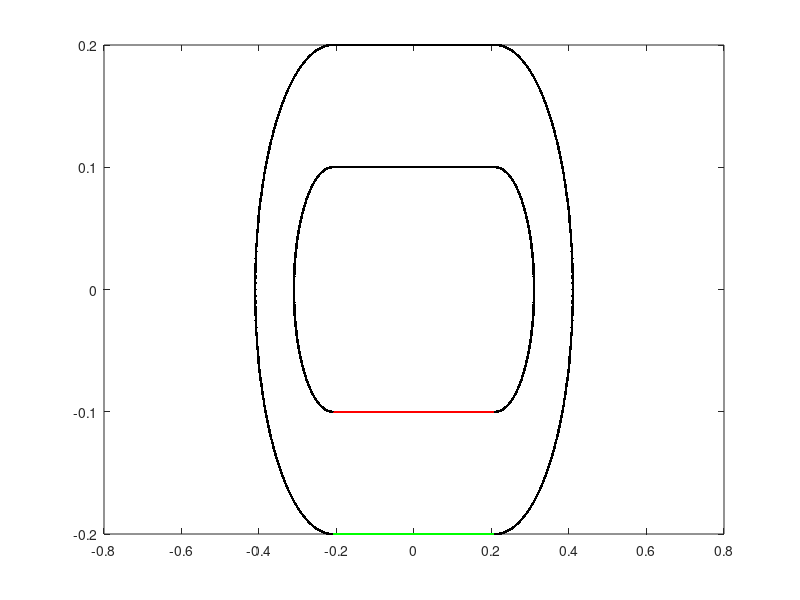

Recreate this plot in MATLAB.
%Racetrack with prescribed peristalsis and pericardium

L = 1;                              % length of computational domain (m)
N = 512;                            % number of Cartesian grid meshwidths at the finest level of the AMR grid
dx = L/N;                           % Cartesian mesh width (m)
ds = L/(2*N);                       % space between boundary points in straight tube

%%%%%%%%%%%%%%%%%%%%%%%%%%%%%%%%%%%%%%%%%%%%%%%%%%%
%%%%%%%%%%%%%%%%%%%%%%%%%%%%%%%%%%%%%%%%%%%%%%%%%%%
%Parameters for the racetrack

Let = 0.4;                          % Length of elastic tube (m)
Nend = 10;                           % Number of rigid points on each end of elastic section
Lt = Let+2*Nend*ds;                 % Length of straight section with three rigid points on each end

diameter = 0.1;                     % diameter of the tube
R2 = 0.1;                           % radius of inner wall
R1 = R2+diameter;                   % radius of outer wall
percont = 0.8;                      %percent contraction for applied force peristalsis

Nstraight = 2*ceil(Lt/ds);          % number of points along each straight section
Ncurve = 2*ceil(pi*R1/ds);          % number of points along each curved section
Nrace = Nstraight+2*Ncurve;         % number of points making up the racetrack part
dtheta = pi/(Ncurve/2);             % angle increment for drawing curved edges

mesh_name = 'heart_';               % structure name

centery = 0;                        % y-position of center of curved sections
centerx1 = -0.5*Lt;                 % x-position of center of left curved section
centerx2 = 0.5*Lt;                  % x-position of center of right curved section

%%%%%%%%%%%%%%%%%%%%%%%%%%%%%%%%%%%%%%%%%%%%%%%%%%%%%%%%%%
%%%%%%%%%%%%%%%%%%%%%%%%%%%%%%%%%%%%%%%%%%%%%%%%%%%%%%%%%
% Parameters for the pericardium
%Dp = 2*diameter;                    %diameter of the pericardium
%Nperi = 2*ceil((Dp-diameter)/ds);  % number of boundary points along the sides of the pericardium
%Nperitot = Nperi + Nstraight;       % total number of pericardium points

%%%%%%%%%%%%%%%%%%%%%%%%%%%%%%%%%%%%%%%%%%%%%%%%%%%%%%%%%%
%%%%%%%%%%%%%%%%%%%%%%%%%%%%%%%%%%%%%%%%%%%%%%%%%%%%%%%%%
% Parameters for the actuator
%La = 0.04;                          % length of the actuator section
%NLa = ceil(La/ds);                  % number of points along each actuator
%Ca = 0.25*Lt;                       % center of the actuator section
%NCa = ceil(ceil(Nstraight/2)*Ca/Lt); % index of the center point
%Na1 = NCa - ceil(NLa/2);            % index of the starting point with respect to the elastic section
%Na2 = Na1+NLa-1;                    % index of the ending point with respect to the elastic section

%%%%%%%%%%%%%%%%%%%%%%%%%%%%%%%%%%%%%%%%%%%%%%%%%%%%%%%%%%
%%%%%%%%%%%%%%%%%%%%%%%%%%%%%%%%%%%%%%%%%%%%%%%%%%%%%%%%%
% Parameters for the prescribed peristalsis
Lap = 0.3;                          % length of the actuator section
NLap = ceil(Lap/ds);                  % number of points along each actuator
Cap = 0.5*Lt;                       % center of the actuator section
NCap = ceil(ceil(Nstraight/2)*Cap/Lt); % index of the center point
Na1p = NCap - ceil(NLap/2);            % index of the starting point with respect to the elastic section
Na2p = Na1p+NLap-1;                    % index of the ending point with respect to the elastic section


%%%%%%%%%%%%%%%%%%%%%%%%%%%%%%%%%%%%%%%%%%%
%%%%%%%%%%%%%%%%%%%%%%%%%%%%%%%%%%%%%%%%%%%

% Parameters for applied force peristalsis
%Lnperi = 0.05;                          % length of the end of the flexible tube without peristalsis
%Lperi = Lt-2*Lnperi;                      % length of the peristalsis section of tube
%Nperist = ceil(Lperi/ds);                 % number of peristaltic points on top or bottom of tube
%NCent = ceil(Nstraight/4);                 %index of center of elastic tube
%Nperi1 = NCent-ceil(0.5*Nperist);           % index of the starting point with respect to the elastic section
%Nperi2 = Nperi1+Nperist-1;                  %index of the ending point with respect to the elastic section

%%%%%%%%%%%%%%%%%%%%%%%%%%%%%%%%%%%%%%%%%%%
%%%%%%%%%%%%%%%%%%%%%%%%%%%%%%%%%%%%%%%%%%%
% parameters for markers
Nmarkersx = 11;                     %number of columns of markers
Nmarkersy = 11;                     %number of markers in each column
Nmarkers=Nmarkersx*Nmarkersy;       %total number of markers
dmx = Let/(Nmarkersx-1);            %space between markers in x-direction
dmy = diameter/(Nmarkersy-1);       %space between markers in y-direction

%%%%%%%%%%%%%%%%%%%%%%%%%%%%%%%%%%%%%%%%%%%
%%%%%%%%%%%%%%%%%%%%%%%%%%%%%%%%%%%%%%%%%%%
% material parameters
kappa_spring = 30.0;               % spring constant (Newton)
kappa_beam = 0.3;                 % beam stiffness constant (Newton m^2) %2.5e-2 works for Wo>=5
kappa_target = kappa_spring;        % target point penalty spring constant (Newton)
Fmag = 4.0e0;                % this is my best guess at a reasonable applied force %4.0e0 works for Wo>=5
phase = 0;                      %initial phase of the oscillating force, where F=Fmag*phase and phase = (1+sin(2*pi*f*t-pi/2));

%%%%%%%%%%%%%%%%%%%%%%%%%%%%%%%%%%%%%%%%%%%%%%%%%%%%%%%%%%%%%%%%%%%%%%%%%%%%%%%%
%%%%%%%%%%%%%%%%%%%%%%%%%%%%%%
% Make the elastic section of the tube
% Write out the vertex information
% 
% vertex_fid = fopen([mesh_name 'tube_' num2str(N) '.vertex'], 'w');
% fprintf(vertex_fid, '%d\n', Nstraight);
% 
% %top part
% for i=1:ceil(Nstraight/2)
%     ytop = centery-R2;
%     xtop = -Lt/2+(i-1)*ds;
%     fprintf(vertex_fid, '%1.16e %1.16e\n', xtop, ytop);
% end
% 
% %bottom part
% for i=ceil(Nstraight/2)+1:Nstraight
%     ybot = centery-R1;
%     xbot = -Lt/2+(i-ceil(Nstraight/2)-1)*ds;
%     fprintf(vertex_fid, '%1.16e %1.16e\n', xbot, ybot);
% end
% fclose(vertex_fid);

%%%%%%%%%%%%%%%%%%%%%%%%%%%%%%%%%%%%%%%%%%%%%%%%%%%%%%%%%%%%%%%%%%%%%%%%%%%%%%%%
%%%%%%%%%%%%%%%%%%%%%%%%%%%%%%
% Make markers as vertices with no material properties

vertex_fid = fopen(['markers_' num2str(N) '.vertex'], 'w');
fprintf(vertex_fid, '%d\n', Nmarkers);

%top part
for i=0:Nmarkersx-1
    for j=0:Nmarkersy-1
        y = centery-R2-j*dmy;
        x = -Let/2+i*dmx;
    fprintf(vertex_fid, '%1.16e %1.16e\n', x, y);
    end
end


%%%%%%%%%%%%%%%%%%%%%%%%%%%%%%%%%%%%%%%%%%%%%%%%%%%%%%%%%%%%%%%%%%%%%%%%%%%%%%%%
%%%%%%%%%%%%%%%%%%%%%%%%%%%%%%
% prescribed peristalsis part
% Write out the vertex information

% Allocate space for variables
ytop_elastic = zeros(1,ceil(Nstraight/2));
xtop_elastic = zeros(1,ceil(Nstraight/2));
ybot_elastic = zeros(1,ceil(Nstraight/2));
xbot_elastic = zeros(1,ceil(Nstraight/2));

% Vertex information
vertex_fid = fopen([mesh_name 'tube_' num2str(N) '.vertex'], 'w');
fprintf(vertex_fid, '%d\n', Nstraight);

% Top section, elastic tube
for i = 1:(Nstraight/2)
    ytop_elastic(1,i) = centery-R2;
    xtop_elastic(1,i) = -Lt/2+(i-1)*ds;
    fprintf(vertex_fid, '%1.16e %1.16e\n', xtop_elastic(1,i), ytop_elastic(1,i));
end

% Bottom section, elastic tube
for  i = 1:(Nstraight/2)
    ybot_elastic(1,i) = centery-R1;
    xbot_elastic(1,i) = -Lt/2+(i-1)*ds;
    fprintf(vertex_fid, '%1.16e %1.16e\n', xbot_elastic(1,i), ybot_elastic(1,i));
end

fclose(vertex_fid);

% Plots elastic tube vertices
plot(xtop_elastic,ytop_elastic,'r.')
hold on
plot(xbot_elastic,ybot_elastic,'g.')
%%%%%%%%%%%%%%%%%%%%%%%%%%%%%%%%%%%%%%%%%%%%%%%%%%%%%%%%%%%%%%%%%%%%%%%%%%%%%%%%
%%%%%%%%%%%%%%%%%%%%%%%%%%%%%%
% valveless pumping applied force
% Use either the target point actuator or the applied force, but not both.
% Write out the vertex information
%
%vertex_fid = fopen(['vp_aforce_' num2str(N) '.vertex'], 'w');
%fprintf(vertex_fid, '%d\n', 2*NLa);
%
%top points
%for i=Na1:Na2,
%    ytop = centery-R2;
%    xtop = -Lt/2+i*ds;
%    fprintf(vertex_fid, '%1.16e %1.16e\n', xtop, ytop);
%end
%
%bottom points
%for i=Na1:Na2,
%    ybot = centery-R1;
%    xbot = -Lt/2+i*ds;
%    fprintf(vertex_fid, '%1.16e %1.16e\n', xbot, ybot);
%end
%fclose(vertex_fid);
%
%%%%%%%%%%%%%%%%%%%%%%%%%%%%%%%%%%%%%%%%%%%%%%%%%%%%%%%%%%%%%%%%%%%%%%%%%%%%%%%%
%%%%%%%%%%%%%%%%%%%%%%%%%%%%%%
% peristalsis applied force
% Use either the target point actuator or the applied force, but not both.
% Write out the vertex information
%
%vertex_fid = fopen(['peri_aforce_' num2str(N) '.vertex'], 'w');
%fprintf(vertex_fid, '%d\n', 2*Nperist);
%
%top points
%for i=Nperi1:Nperi2,
%    ytop = centery-R2;
%    xtop = -Lt/2+i*ds;
%    fprintf(vertex_fid, '%1.16e %1.16e\n', xtop, ytop);
%end
%
%bottom points
%for i=Nperi1:Nperi2,
%    ybot = centery-R1;
%    xbot = -Lt/2+i*ds;
%    fprintf(vertex_fid, '%1.16e %1.16e\n', xbot, ybot);
%end
%fclose(vertex_fid);
%
%%%%%%%%%%%%%%%%%%%%%%%%%%%%%%%%%%%%%%%%%%%%%%%%%%%%%%%%%%%%%%%%%%%%%%%%%%%%%%%%
%%%%%%%%%%%%%%%%%%%%%%%%%%%%%%
% race track part
% Write out the vertex information

% Allocate Space
x_race = zeros(1,Nrace);
y_race = zeros(1,Nrace);

vertex_fid = fopen([mesh_name 'race_' num2str(N) '.vertex'], 'w');
fprintf(vertex_fid, '%d\n', Nrace);

%right inner curved part of racetrack 
for i=1:ceil(Ncurve/2)
    theta = (i-1)*dtheta-pi/2;
    y_race(1,i) = centery+R2*sin(theta);
    x_race(1,i) = Lt/2+R2*cos(theta);
    fprintf(vertex_fid, '%1.16e %1.16e\n', x_race(1,i), y_race(1,i));
end

%straight inner section on the top
for i = ceil(Ncurve/2)+1:ceil(Ncurve/2)+ceil(Nstraight/2)
    y_race(1,i) = centery+R2;
    x_race(1,i) = centerx2-(i-ceil(Ncurve/2)-1)*ds;
    fprintf(vertex_fid, '%1.16e %1.16e\n', x_race(1,i), y_race(1,i));
end

%left inner curved part of racetrack
for i = ceil(Ncurve/2)+ceil(Nstraight/2)+1:Ncurve+ceil(Nstraight/2)
    theta = pi/2+(i-(ceil(Ncurve/2)+ceil(Nstraight/2))-1)*dtheta;
    y_race(1,i) = centery+R2*sin(theta);
    x_race(1,i) = centerx1+R2*cos(theta);
    fprintf(vertex_fid, '%1.16e %1.16e\n', x_race(1,i), y_race(1,i));
end

%right outer curved part of racetrack 
for i=Ncurve+ceil(Nstraight/2)+1:Ncurve+ceil(Ncurve/2)+ceil(Nstraight/2),
    theta=(i-(Ncurve+ceil(Nstraight/2))-1)*dtheta-pi/2;
    y_race(1,i) = centery+R1*sin(theta);
    x_race(1,i) = Lt/2+R1*cos(theta);
    fprintf(vertex_fid, '%1.16e %1.16e\n', x_race(1,i), y_race(1,i));
end

%straight outer section on the top
for i = Ncurve+ceil(Ncurve/2)+ceil(Nstraight/2)+1:Ncurve+ceil(Ncurve/2)+Nstraight,
    y_race(1,i) = centery+R1;
    x_race(1,i) = centerx2-(i-(Ncurve+ceil(Ncurve/2)+ceil(Nstraight/2))-1)*ds;
    fprintf(vertex_fid, '%1.16e %1.16e\n', x_race(1,i), y_race(1,i));
end


%left outer curved part of racetrack
for i = Ncurve+ceil(Ncurve/2)+Nstraight+1:2*Ncurve+Nstraight,
    theta = pi/2+(i-(Ncurve+ceil(Ncurve/2)+Nstraight)-1)*dtheta;
    y_race(1,i) = centery+R1*sin(theta);
    x_race(1,i) = centerx1+R1*cos(theta);
    fprintf(vertex_fid, '%1.16e %1.16e\n', x_race(1,i), y_race(1,i));
end
fclose(vertex_fid);

% Plots the racetrack vertices
plot(x_race,y_race,'k.')


%%%%%%%%%%%%%%%%%%%%%%%%%%%%%%%%%%%%%%%%%%%%%%%%%%%%%%%%%%%%%%%%%%%%%%%%%%%%%%%%
%%%%%%%%%%%%%%%%%%%%%%%%%%%%%%%%%%%%%%%%%%%%%%%%%%%%%%%%%%%%%%%%%%%%%%%%
% Pericardium
% Write out the vertex information
%
%vertex_fid = fopen([mesh_name 'peri_' num2str(N) '.vertex'], 'w');
%fprintf(vertex_fid, '%d\n', Nperitot);
%
% make the top and bottom of the pericardium
%for i=1:ceil(Nstraight/2),
%    ytop = centery-(R2-(Dp-diameter)/2);
%    xtop = -Lt/2+(i-1)*ds;
%    fprintf(vertex_fid, '%1.16e %1.16e\n', xtop, ytop);
%end
%
%for i=ceil(Nstraight/2)+1:Nstraight,
%    ybot = centery-R1-(Dp-diameter)/2;
%    xbot = -Lt/2+(i-ceil(Nstraight/2)-1)*ds;
%    fprintf(vertex_fid, '%1.16e %1.16e\n', xbot, ybot);
%end

% make the four side pieces
%for i=Nstraight+1:Nstraight+ceil(Nperi/4),
%    y = centery-(R1+(Dp-diameter)/2)+(i-Nstraight-1)*ds;
%    x = -Lt/2;
%    fprintf(vertex_fid, '%1.16e %1.16e\n', x, y);
%end
%
%for i=Nstraight+ceil(Nperi/4)+1:Nstraight+ceil(Nperi/2),
%    y = centery-R2+(i-Nstraight-ceil(Nperi/4)-1)*ds;
%    x = -Lt/2;
%    fprintf(vertex_fid, '%1.16e %1.16e\n', x, y);
%end
%
%for i=Nstraight+ceil(Nperi/2)+1:Nstraight+ceil(3*Nperi/4),
%    y = centery-(R1+(Dp-diameter)/2)+(i-Nstraight-ceil(Nperi/2)-1)*ds;
%    x = Lt/2;
%    fprintf(vertex_fid, '%1.16e %1.16e\n', x, y);
%end
%
%for i=Nstraight+ceil(3*Nperi/4)+1:Nperitot,
%    y = centery-R2+(i-Nstraight-ceil(3*Nperi/4)-1)*ds;
%    x = Lt/2;
%    fprintf(vertex_fid, '%1.16e %1.16e\n', x, y);
%end
%fclose(vertex_fid);
%
%%%%%%%%%%%%%%%%%%%%%%%%%%%%%%%%%%%%%%%%%%%%%%%%%%%%%%%%%%%%%%%%%%%%%%%%%%%%%%%%
%%%%%%%%%%%%%%%%%%%%%%%%%%%%%%%%%%%%%%%%%%%%%%%%%%%%%%%%%%%%%%%%%%%%%%%%%%%%%%%%
% Write out the spring information for the elastic section

spring_fid = fopen([mesh_name 'tube_' num2str(N) '.spring'], 'w');
fprintf(spring_fid, '%d\n', Nstraight-2);

%elastic part of tube
for i = 0:ceil(Nstraight/2)-2
    fprintf(spring_fid, '%d %d %1.16e %1.16e\n', i, i+1, kappa_spring*ds/(ds^2), ds);
end

for i = ceil(Nstraight/2):Nstraight-2
    fprintf(spring_fid, '%d %d %1.16e %1.16e\n', i, i+1, kappa_spring*ds/(ds^2), ds);
end

fclose(spring_fid);
%
% %%%%%%%%%%%%%%%%%%%%%%%%%%%%%%%%%%%%%%%%%%%%%%%%%%%%%%%%%%%%%%%%%%%%%%%%%%%%%%%%
% %%%%%%%%%%%%%%%%%%%%%%%%%%%%%%%%%%%%%%%%%%%%%%%%%%%%%%%%%%%%%%%%%%%%%%%%%%%%%%%%
%
% Write out the spring information for the valveless pumping applied force
%
%spring_fid = fopen(['vp_aforce_' num2str(N) '.spring'], 'w');
%fprintf(spring_fid, '%d\n', NLa);
%
%elastic part of tube
%for i = 0:(NLa-1),
%    fprintf(spring_fid, '%d %d %1.16e %1.16e %d\n', i, i+NLa, Fmag, phase, 1);
%end
%
%fclose(spring_fid);
%
% %%%%%%%%%%%%%%%%%%%%%%%%%%%%%%%%%%%%%%%%%%%%%%%%%%%%%%%%%%%%%%%%%%%%%%%%%%%%%%%%
% %%%%%%%%%%%%%%%%%%%%%%%%%%%%%%%%%%%%%%%%%%%%%%%%%%%%%%%%%%%%%%%%%%%%%%%%%%%%%%%%
% Write out the spring information for the peristalsis applied force
%
%spring_fid = fopen(['peri_aforce_' num2str(N) '.spring'], 'w');
%fprintf(spring_fid, '%d\n', Nperist);
%
%elastic part of tube
%for i = 0:(Nperist-1),
%    %fprintf(spring_fid, '%d %d %1.16e %1.16e %d\n', i, i+Nperist, Fmag, phase, 2);
%    fprintf(spring_fid, '%d %d %1.16e %1.16e\n', i, i+Nperist, 0, percont*diameter);
%end
%
%fclose(spring_fid);
%
% %%%%%%%%%%%%%%%%%%%%%%%%%%%%%%%%%%%%%%%%%%%%%%%%%%%%%%%%%%%%%%%%%%%%%%%%%%%%%%%%
% %%%%%%%%%%%%%%%%%%%%%%%%%%%%%%%%%%%%%%%%%%%%%%%%%%%%%%%%%%%%%%%%%%%%%%%%%%%%%%%%
% % Write out the beam information for the elastic section

beam_fid = fopen([mesh_name 'tube_' num2str(N) '.beam'], 'w');
fprintf(beam_fid, '%d\n', Nstraight-4);

%elastic part of tube
for i = 0:ceil(Nstraight/2)-3
    fprintf(beam_fid, '%d %d %d %1.16e\n', i, i+1, i+2, kappa_beam*ds/(ds^4));
end

for i = ceil(Nstraight/2):Nstraight-3
    fprintf(beam_fid, '%d %d %d %1.16e\n', i, i+1, i+2, kappa_beam*ds/(ds^4));
end
fclose(beam_fid);

%%%%%%%%%%%%%%%%%%%%%%%%%%%%%%%%%%%%%%%%%%%%%%%%%%%%%%%%%%%%%%%%%%%%%%%%%%%%%%%%
%%%%%%%%%%%%%%%%%%%%%%%%%%%%%%%%%%%%%%%%%%%%%%%%%%%%%%%%%%%%%%%%%%%%%%%%%%%%%%%%

% Write out the target point information for the ends of the elastic tube
target_fid = fopen([mesh_name 'tube_' num2str(N) '.target'], 'w');

fprintf(target_fid, '%d\n', 4*Nend);

for i = 0:Nend-1,
    fprintf(target_fid, '%d %1.16e\n', i, kappa_target*ds/(ds^2));
end

for i = ceil(Nstraight/2)-Nend:ceil(Nstraight/2)-1,
    fprintf(target_fid, '%d %1.16e\n', i, kappa_target*ds/(ds^2));
end

for i = ceil(Nstraight/2):ceil(Nstraight/2)+Nend-1,
    fprintf(target_fid, '%d %1.16e\n', i, kappa_target*ds/(ds^2));
end

for i = Nstraight-Nend:Nstraight-1,
    fprintf(target_fid, '%d %1.16e\n', i, kappa_target*ds/(ds^2));
end

fclose(target_fid);

%%%%%%%%%%%%%%%%%%%%%%%%%%%%%%%%%%%%%%%%%%%%%%%%%%%%%%%%%%%%%%%%%%%%%%%%%%%%%%%%
% Write out the target point information for the actuator

%top actuator
%target_fid = fopen(['actuator_top_' num2str(N) '.target'], 'w');
%fprintf(target_fid, '%d\n', NLa);
%
%for i = 0:NLa-1,
%    fprintf(target_fid, '%d %1.16e\n', i, kappa_target*ds/(ds^2));
%end
%
%fclose(target_fid);
%
%bottom actuator
%target_fid = fopen(['actuator_bot_' num2str(N) '.target'], 'w');
%fprintf(target_fid, '%d\n', NLa);
%
%for i = 0:NLa-1,
%    fprintf(target_fid, '%d %1.16e\n', i, kappa_target*ds/(ds^2));
%end
%
%fclose(target_fid);
%
%%%%%%%%%%%%%%%%%%%%%%%%%%%%%%%%%%%%%%%%%%%%%%%%%%%%%%%%%%%%%%%%%%%%%%%%%%%%%%%%
% Write out the target point information for the actuator
%
%top prescribed peristalsis
target_fid = fopen(['pperi_top_' num2str(N) '.target'], 'w');
fprintf(target_fid, '%d\n', NLap);

for i = 0:NLap-1,
    fprintf(target_fid, '%d %1.16e\n', i, kappa_target*ds/(ds^2));
end

fclose(target_fid);

%bottom prescribed peristalsis
target_fid = fopen(['pperi_bot_' num2str(N) '.target'], 'w');
fprintf(target_fid, '%d\n', NLap);

for i = 0:NLap-1,
    fprintf(target_fid, '%d %1.16e\n', i, kappa_target*ds/(ds^2));
end

fclose(target_fid);

%%%%%%%%%%%%%%%%%%%%%%%%%%%%%%%%%%%%%%%%%%%%%%%%%%%%%%%%%%%%%%%%%%%%%%%%%%%%%%%%
% Write out the target point information for the racetrack
target_fid = fopen([mesh_name 'race_' num2str(N) '.target'], 'w');

fprintf(target_fid, '%d\n', Nrace);

for i = 0:Nrace-1,
    fprintf(target_fid, '%d %1.16e\n', i, kappa_target*ds/(ds^2));
end

fclose(target_fid);

%%%%%%%%%%%%%%%%%%%%%%%%%%%%%%%%%%%%%%%%%%%%%%%%%%%%%%%%%%%%%%%%%%%%%%%%%%%%%%%%
% Write out the target point information for the pericardium
%target_fid = fopen([mesh_name 'peri_' num2str(N) '.target'], 'w');
%
%fprintf(target_fid, '%d\n', Nperitot);
%
%for i = 0:Nperitot-1,
%    fprintf(target_fid, '%d %1.16e\n', i, kappa_target*ds/(ds^2));
%end
%
%fclose(target_fid);

%%%%%%%%%%%%%%%%%%%%%%%%%%%%%%%%%%%%%%%%%%%%%%%%%%%%%%%%%%%%%%%%%%%%%%%%%%%%%%%%
